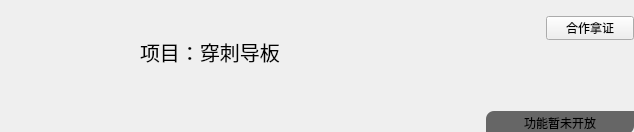
<?xml version="1.0" encoding="UTF-8"?>
<ui version="4.0">
 <class>FrameworkMenuItemMain</class>
 <widget class="qMRMLWidget" name="FrameworkMenuItemMain">
  <property name="geometry">
   <rect>
    <x>0</x>
    <y>0</y>
    <width>634</width>
    <height>132</height>
   </rect>
  </property>
  <property name="sizePolicy">
   <sizepolicy hsizetype="Fixed" vsizetype="Fixed">
    <horstretch>0</horstretch>
    <verstretch>0</verstretch>
   </sizepolicy>
  </property>
  <property name="minimumSize">
   <size>
    <width>0</width>
    <height>132</height>
   </size>
  </property>
  <property name="maximumSize">
   <size>
    <width>16777215</width>
    <height>132</height>
   </size>
  </property>
  <property name="styleSheet">
   <string notr="true"/>
  </property>
  <layout class="QVBoxLayout" name="verticalLayout" stretch="0">
   <property name="spacing">
    <number>0</number>
   </property>
   <property name="leftMargin">
    <number>0</number>
   </property>
   <property name="topMargin">
    <number>0</number>
   </property>
   <property name="rightMargin">
    <number>0</number>
   </property>
   <property name="bottomMargin">
    <number>0</number>
   </property>
   <item>
    <widget class="QWidget" name="bg" native="true">
     <property name="minimumSize">
      <size>
       <width>60</width>
       <height>60</height>
      </size>
     </property>
     <property name="styleSheet">
      <string notr="true"/>
     </property>
     <layout class="QHBoxLayout" name="horizontalLayout_2">
      <property name="spacing">
       <number>0</number>
      </property>
      <property name="leftMargin">
       <number>16</number>
      </property>
      <property name="topMargin">
       <number>16</number>
      </property>
      <property name="rightMargin">
       <number>0</number>
      </property>
      <property name="bottomMargin">
       <number>0</number>
      </property>
      <item>
       <widget class="QWidget" name="widget_2" native="true">
        <property name="minimumSize">
         <size>
          <width>100</width>
          <height>0</height>
         </size>
        </property>
        <property name="maximumSize">
         <size>
          <width>100</width>
          <height>16777215</height>
         </size>
        </property>
        <layout class="QVBoxLayout" name="verticalLayout_2">
         <property name="spacing">
          <number>0</number>
         </property>
         <property name="leftMargin">
          <number>0</number>
         </property>
         <property name="topMargin">
          <number>0</number>
         </property>
         <property name="rightMargin">
          <number>0</number>
         </property>
         <property name="bottomMargin">
          <number>0</number>
         </property>
         <item>
          <widget class="QLabel" name="lbl_icon">
           <property name="minimumSize">
            <size>
             <width>100</width>
             <height>100</height>
            </size>
           </property>
           <property name="maximumSize">
            <size>
             <width>100</width>
             <height>100</height>
            </size>
           </property>
           <property name="text">
            <string/>
           </property>
          </widget>
         </item>
         <item>
          <spacer name="verticalSpacer">
           <property name="orientation">
            <enum>Qt::Vertical</enum>
           </property>
           <property name="sizeHint" stdset="0">
            <size>
             <width>20</width>
             <height>40</height>
            </size>
           </property>
          </spacer>
         </item>
        </layout>
       </widget>
      </item>
      <item>
       <spacer name="horizontalSpacer">
        <property name="orientation">
         <enum>Qt::Horizontal</enum>
        </property>
        <property name="sizeType">
         <enum>QSizePolicy::Fixed</enum>
        </property>
        <property name="sizeHint" stdset="0">
         <size>
          <width>24</width>
          <height>20</height>
         </size>
        </property>
       </spacer>
      </item>
      <item>
       <widget class="QWidget" name="widget" native="true">
        <property name="minimumSize">
         <size>
          <width>0</width>
          <height>24</height>
         </size>
        </property>
        <property name="maximumSize">
         <size>
          <width>16777215</width>
          <height>2212222</height>
         </size>
        </property>
        <layout class="QVBoxLayout" name="verticalLayout_3" stretch="0,0,0,0,0,0">
         <property name="spacing">
          <number>0</number>
         </property>
         <property name="leftMargin">
          <number>0</number>
         </property>
         <property name="topMargin">
          <number>0</number>
         </property>
         <property name="rightMargin">
          <number>0</number>
         </property>
         <property name="bottomMargin">
          <number>8</number>
         </property>
         <item>
          <widget class="QWidget" name="widget_3" native="true">
           <property name="minimumSize">
            <size>
             <width>0</width>
             <height>24</height>
            </size>
           </property>
           <property name="maximumSize">
            <size>
             <width>16777215</width>
             <height>24</height>
            </size>
           </property>
           <layout class="QHBoxLayout" name="horizontalLayout">
            <property name="spacing">
             <number>0</number>
            </property>
            <property name="leftMargin">
             <number>0</number>
            </property>
            <property name="topMargin">
             <number>0</number>
            </property>
            <property name="rightMargin">
             <number>0</number>
            </property>
            <property name="bottomMargin">
             <number>0</number>
            </property>
            <item>
             <spacer name="horizontalSpacer_2">
              <property name="orientation">
               <enum>Qt::Horizontal</enum>
              </property>
              <property name="sizeHint" stdset="0">
               <size>
                <width>403</width>
                <height>20</height>
               </size>
              </property>
             </spacer>
            </item>
            <item>
             <widget class="QPushButton" name="pushButton">
              <property name="minimumSize">
               <size>
                <width>88</width>
                <height>24</height>
               </size>
              </property>
              <property name="maximumSize">
               <size>
                <width>88</width>
                <height>24</height>
               </size>
              </property>
              <property name="styleSheet">
               <string notr="true"/>
              </property>
              <property name="text">
               <string>合作拿证</string>
              </property>
             </widget>
            </item>
           </layout>
          </widget>
         </item>
         <item>
          <widget class="QLabel" name="lbl_cover">
           <property name="minimumSize">
            <size>
             <width>0</width>
             <height>24</height>
            </size>
           </property>
           <property name="maximumSize">
            <size>
             <width>16777215</width>
             <height>24</height>
            </size>
           </property>
           <property name="styleSheet">
            <string notr="true">font:20px;</string>
           </property>
           <property name="text">
            <string>项目：穿刺导板</string>
           </property>
          </widget>
         </item>
         <item>
          <spacer name="verticalSpacer_3">
           <property name="orientation">
            <enum>Qt::Vertical</enum>
           </property>
           <property name="sizeType">
            <enum>QSizePolicy::Fixed</enum>
           </property>
           <property name="sizeHint" stdset="0">
            <size>
             <width>20</width>
             <height>16</height>
            </size>
           </property>
          </spacer>
         </item>
         <item>
          <spacer name="verticalSpacer_2">
           <property name="orientation">
            <enum>Qt::Vertical</enum>
           </property>
           <property name="sizeType">
            <enum>QSizePolicy::Fixed</enum>
           </property>
           <property name="sizeHint" stdset="0">
            <size>
             <width>20</width>
             <height>0</height>
            </size>
           </property>
          </spacer>
         </item>
         <item>
          <widget class="QLabel" name="lbl_des">
           <property name="sizePolicy">
            <sizepolicy hsizetype="Preferred" vsizetype="Preferred">
             <horstretch>0</horstretch>
             <verstretch>0</verstretch>
            </sizepolicy>
           </property>
           <property name="minimumSize">
            <size>
             <width>0</width>
             <height>0</height>
            </size>
           </property>
           <property name="maximumSize">
            <size>
             <width>16777215</width>
             <height>30</height>
            </size>
           </property>
           <property name="text">
            <string/>
           </property>
           <property name="alignment">
            <set>Qt::AlignLeading|Qt::AlignLeft|Qt::AlignTop</set>
           </property>
           <property name="wordWrap">
            <bool>true</bool>
           </property>
          </widget>
         </item>
         <item>
          <widget class="QWidget" name="widget_4" native="true">
           <property name="minimumSize">
            <size>
             <width>0</width>
             <height>23</height>
            </size>
           </property>
           <property name="maximumSize">
            <size>
             <width>16777215</width>
             <height>2</height>
            </size>
           </property>
           <property name="styleSheet">
            <string notr="true">background-color: rgba(255, 255, 255, 0);</string>
           </property>
           <layout class="QHBoxLayout" name="horizontalLayout_3">
            <property name="spacing">
             <number>0</number>
            </property>
            <property name="leftMargin">
             <number>0</number>
            </property>
            <property name="topMargin">
             <number>0</number>
            </property>
            <property name="rightMargin">
             <number>0</number>
            </property>
            <property name="bottomMargin">
             <number>0</number>
            </property>
            <item>
             <spacer name="horizontalSpacer_3">
              <property name="orientation">
               <enum>Qt::Horizontal</enum>
              </property>
              <property name="sizeHint" stdset="0">
               <size>
                <width>343</width>
                <height>20</height>
               </size>
              </property>
             </spacer>
            </item>
            <item>
             <widget class="QLabel" name="lblUnOpen">
              <property name="minimumSize">
               <size>
                <width>148</width>
                <height>23</height>
               </size>
              </property>
              <property name="maximumSize">
               <size>
                <width>148</width>
                <height>23</height>
               </size>
              </property>
              <property name="styleSheet">
               <string notr="true">background-color: rgb(102, 102, 102);
border-top-left-radius: 8px; 
border-top-right-radius: 0px;
border-bottom-left-radius:0px; 
border-bottom-right-radius:8px;</string>
              </property>
              <property name="text">
               <string>功能暂未开放</string>
              </property>
              <property name="alignment">
               <set>Qt::AlignCenter</set>
              </property>
             </widget>
            </item>
           </layout>
          </widget>
         </item>
        </layout>
       </widget>
      </item>
     </layout>
    </widget>
   </item>
  </layout>
 </widget>
 <customwidgets>
  <customwidget>
   <class>qMRMLWidget</class>
   <extends>QWidget</extends>
   <header>qMRMLWidget.h</header>
   <container>1</container>
  </customwidget>
 </customwidgets>
 <resources/>
 <connections/>
</ui>
